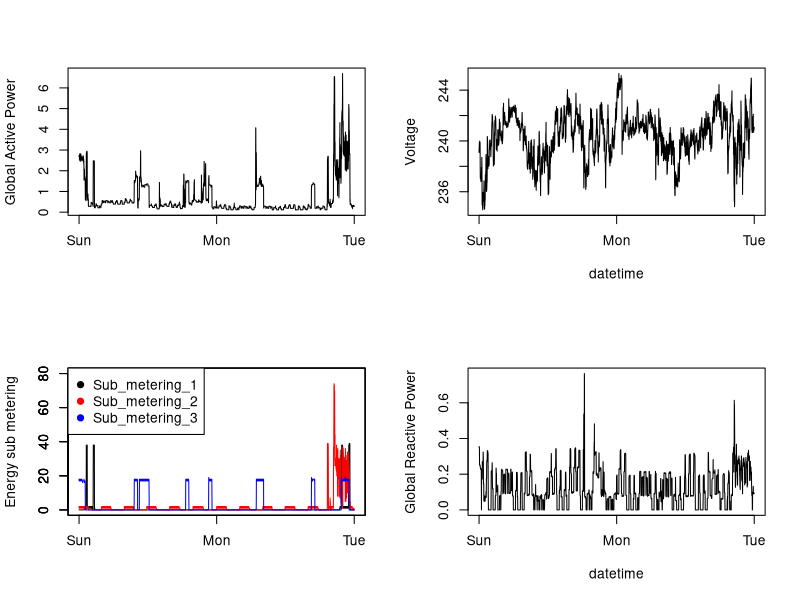

R code for this plot:
# Precondition: Must have already executed
#    source("plot0.R")
# to create the file "household_power_consumption_subset.txt" 
# containing the data subset for the assignment. 
#
#

#Read data 
dat <- read.table("household_power_consumption_subset.txt", 
           header = TRUE, sep = ";", na.string = "?",
           stringsAsFactors = FALSE)

par(mfcol = c(2,2))  ## 2x2 panels, by columns

# Panel 1
plot(dat$Global_active_power, xaxt = "n", xlab = "", type = "l",
     ylab = "Global Active Power")
axis(side = 1, at = c(1, 1441, 2881), labels = c("Sun", "Mon", "Tue"))
# Assume that the power consumption data is taken once every minute.
# There are 24 * 60 = 1440 minutes in one day.
# Index 1 is the measurement for "1/7/2007 00:00:00". 
# Thus, Index 1441 is for "2/7/2007 00:00:00".

# Panel 2
plot(dat$Sub_metering_1, xaxt = "n", xlab = "", ylim = c(0,80),
     ylab = "Energy sub metering", type = "l", col = "black")

par(new = TRUE)
plot(dat$Sub_metering_2, xaxt = "n", xlab = "", ylab = "", 
     type = "l", col = "red", ylim = c(0,80))

par(new = TRUE)
plot(dat$Sub_metering_3, xaxt = "n", xlab = "", ylab = "", 
     type = "l", col = "blue", ylim = c(0,80))

axis(side = 1, at = c(1, 1441, 2881), labels = c("Sun", "Mon", "Tue")) 

legend("topleft", pch = 19, col = c("black", "red", "blue"),
       legend = c("Sub_metering_1", "Sub_metering_2", "Sub_metering_3")) 
# For the legend, I don't know how to show a line. Using hyphen is 
# short and hard to see. So I use a solid circle. Please show me in 
# your feedback how I can use a long line as the legend symbol.

# Panel 3
plot(dat$Voltage, xaxt = "n", xlab = "datetime", ylab = "Voltage", type = "l")
axis(side = 1, at = c(1, 1441, 2881), labels = c("Sun", "Mon", "Tue"))

# Panel 4
plot(dat$Global_reactive_power, type = "l", xaxt = "n", 
     xlab = "datetime", ylab = "Global Reactive Power")
axis(side = 1, at = c(1, 1441, 2881), labels = c("Sun", "Mon", "Tue"))


dev.copy(png, file = "plot4.png")
dev.off()


